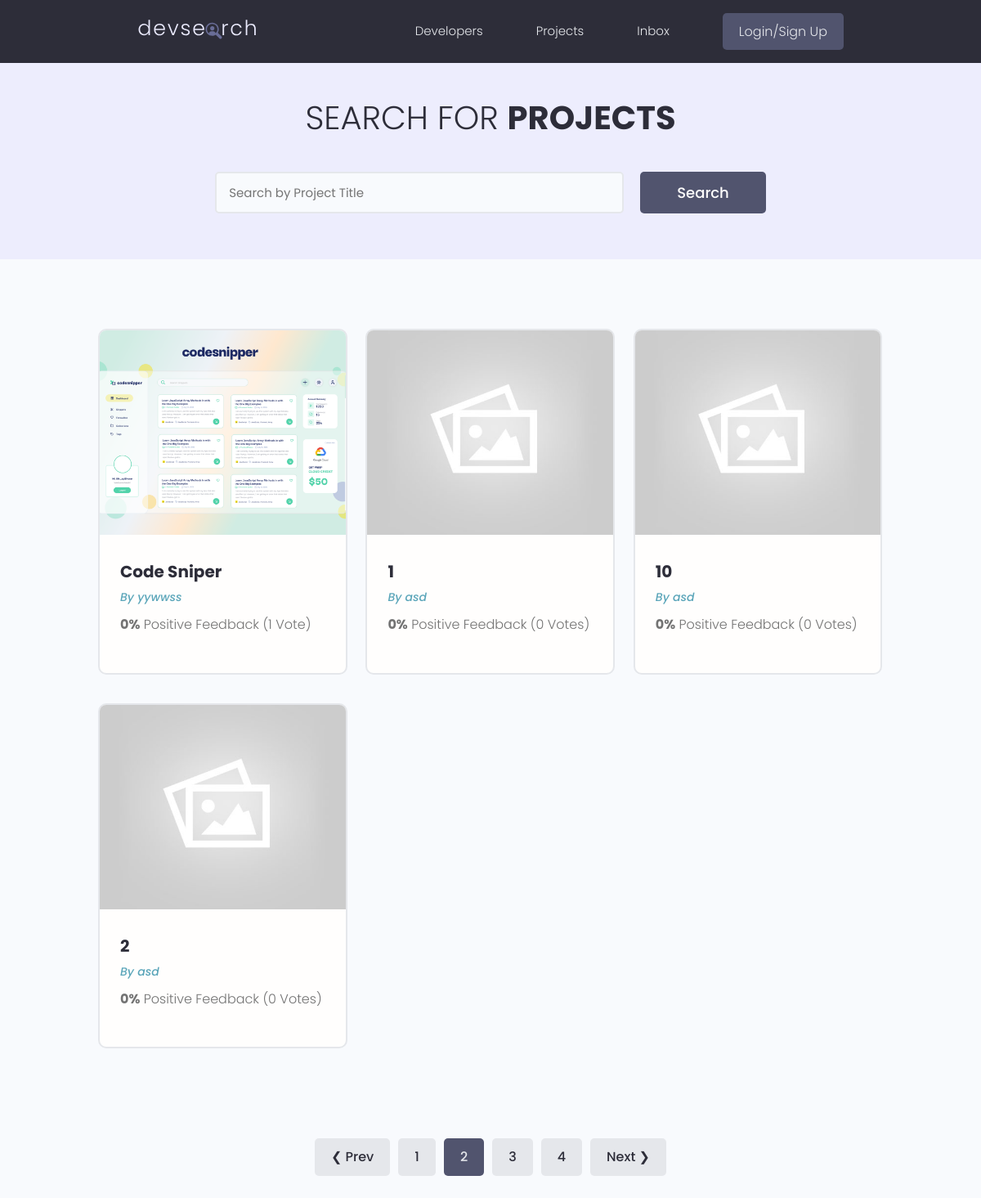
Screenshot of /projects/?page=2 with the database file from the repository.
### projects/models.py (models this page shows, shortened)
class Project(models.Model):
    owner = models.ForeignKey(Profile, null=True, blank=True, on_delete=models.CASCADE)
    title = models.CharField(max_length=200)
    description = models.TextField(null=True, blank=True)
    featured_image = models.ImageField(null=True, blank=True, default='default.jpg')
    demo_link = models.CharField(max_length=2000, null=True, blank=True)
    source_link = models.CharField(max_length=2000, null=True, blank=True)
    tags = models.ManyToManyField('Tag', blank=True)
    vote_total = models.IntegerField(default=0, null=True, blank=True)
    vote_ratio = models.IntegerField(default=0, null=True, blank=True)
    create = models.DateTimeField(auto_now_add=True)
    id = models.UUIDField(default=uuid.uuid4, unique=True, primary_key=True, editable=False)
    class Meta:
        ordering = ['-vote_ratio', '-vote_total', 'title']

### users/models.py (models this page shows, shortened)
class Profile(models.Model):
    user = models.OneToOneField(User, on_delete=models.CASCADE, null=True, blank=True)
    name = models.CharField(max_length=200, null=True, blank=True)
    email = models.EmailField(max_length=500, null=True, blank=True)
    username = models.CharField(max_length=200, null=True, blank=True)
    location = models.CharField(max_length=200, null=True, blank=True)
    short_intro = models.CharField(max_length=200, null=True, blank=True)
    bio = models.TextField(null=True, blank=True)
    profile_image = models.ImageField(
        null=True, blank=True, upload_to='profiles/', default='profiles/user-default.png')
    social_github = models.CharField(max_length=200, null=True, blank=True)
    social_twitter = models.CharField(max_length=200, null=True, blank=True)
    social_linkein = models.CharField(max_length=200, null=True, blank=True)
    social_youtube = models.CharField(max_length=200, null=True, blank=True)
    social_website = models.CharField(max_length=200, null=True, blank=True)
    created = models.DateTimeField(auto_now_add=True)
    id = models.UUIDField(default=uuid4, unique=True, primary_key=True, editable=False)

### projects/views.py (the view)
# urls.py: path('projects/', include('projects.urls')),
def projects(request):
    search_query, projects = search_project(request)
    custom_range, projects = paginate_projects(request, projects, 4)
    context = {
        'projects' : projects,
        'search_query' : search_query,
        'custom_range' : custom_range,
    }
    return render(request, 'projects/projects.html', context)

### projects/utils.py (called while the page is built)
def paginate_projects(request, projects, results):
    page = request.GET.get('page')
    paginator = Paginator(projects, results)
    try:
        projects = paginator.page(page)
    except PageNotAnInteger:
        page = 1 # 처음으로
        projects = paginator.page(page)
    except EmptyPage:
        page = paginator.num_pages # 마지막으로
        projects = paginator.page(page)
    left_idx = (int(page) - 4)
    if left_idx < 1:
        left_idx = 1
    right_idx = (int(page) + 5)
    if right_idx > paginator.num_pages + 1:
        right_idx = paginator.num_pages + 1
    custom_range = range(left_idx, right_idx)
    return custom_range, projects

def search_project(request):
    search_query = ''
    if request.GET.get('search_query'):
        search_query = request.GET.get('search_query')
    tags = Tag.objects.filter(name__icontains=search_query)
    projects = Project.objects.distinct().filter(
        Q(title__icontains=search_query) |
        Q(description__icontains=search_query) |
        Q(owner__name__icontains=search_query) |
        Q(tags__in=tags)
    )
    return search_query, projects

### projects/templates/projects/projects.html (shortened to what this page needs)
{% extends 'main.html' %}
{% block content %}
<main class="projects">
    <section class="hero-section text-center">
        <div class="container container--narrow">
            <div class="hero-section__box">
                <h2>Search for <span>Projects</span></h2>
            </div>
            <div class="hero-section__search">
                <form id="searchForm" class="form" action="{% url 'projects' %}" method="get">
                    <div class="form__field">
                        <input class="input input--text" id="formInput#search" type="text" name="search_query"
                        placeholder="Search by Project Title" value={{search_query}} >
                    </div>
                    <input class="btn btn--sub btn--lg" type="submit" value="Search" />
                </form>
            </div>
        </div>
    </section>
    <section class="projectsList">
        <div class="container">
            <div class="grid grid--three">
                {% for project in projects %}
                <div class="column">
                    <div class="card project">
                        <a href="{% url 'project' pk=project.id %}" class="project">
                            <img class="project__thumbnail" src="{{ project.featured_image.url }}" alt="project thumbnail" />
                            <div class="card__body">
                                <h3 class="project__title">{{project.title}}</h3>
                                <p><a class="project__author" href="{% url 'user-profile' pk=project.owner.id %}">By {{project.owner.name}}</a></p>
                                <p class="project--rating">
                                    <span style="font-weight: bold;">{{project.vote_ratio}}%</span> Positive
                                    Feedback ({{project.vote_total}} Vote{{project.vote_total|pluralize:"s"}})
                                </p>
                            </div>
                        </a>
                    </div>
                </div>
                {% endfor %}
            </div>
        </div>
    </section>
    {% include 'pagination.html' with queryset=projects custom_range=custom_range %}
</main>
{% endblock content %}

### static/styles/app.css (style rules this page uses)
:root { --color-sub: #2d2d39; }
.btn--sub { background-color: var(--color-sub-light); }
.card { border: 2px solid var(--color-light); }
img { width: 100%; }
.hero-section { height: 40vh; display: flex; align-items: center; background-color: var(--color-sub); }
.hero-section__box { margin-bottom: 4rem; }
.hero-section__box > h2, .hero-section__box > h2 > span { font-size: 4rem; color: var(--color-light); line-height: 1.3; text-transform: uppercase; }
.hero-section__box > h2 { font-weight: 300; }
.hero-section__box > h2 > span { font-weight: 700; }
.hero-section__search > .form { display: flex; align-items: center; justify-content: center; gap: 2rem; }
.hero-section__search > .form input.input--text { width: 50rem; }
.project__author { font-size: 1.4rem; font-style: italic; }
.project--rating { margin-bottom: 1.6em; margin-top: .5em; }
.projects > .hero-section { background: var(--color-sub-lighter); height: 30vh; }
.projects .hero-section__box { margin-bottom: 2.5rem; }
.projects .hero-section__box > h2 { color: var(--color-sub); }
.projects .hero-section__box > h2 > span { font-weight: 700; color: var(--color-sub); }
.projectsList { margin-top: 8rem; }
.project__thumbnail { height: 25rem; object-fit: cover; object-position: top center; }
.project__title { font-size: 2rem; font-weight: 700; color: var(--color-sub); }

### static/uikit/styles/modules/_variables.css (style rules this page uses)
:root { --color-main: #5aa5b9; --color-main-light: #e6faff; --color-sub: #3f4156; --color-sub-light: #51546e; --color-sub-lighter: #ededfd; --color-text: #737373; --color-gray: #8b8b8b; --color-light: #e5e7eb; --color-light-gray: #767676; --color-bg: #f8fafd; --color-white: #fffefd; --color-white-light: #f3f3f3; --color-success: #359e64; --color-success-bg: #def8e8; --color-error: #fc4b0b; --color-error-bg: #fff2ee; --font-base: 'Poppins', arial, helvetica, 'Segoe UI', roboto, ubuntu, sans-serif; --font-monospace: 'Fira Code', 'Courier New', courier, monospace; --font-regular: 300; --font-medium: 500; --font-bold: 700; --generic-shadow: 1px 1px 5px #00000010; --generic-transition: all 0.3s ease-in-out; }

### static/uikit/styles/modules/_base.css (style rules this page uses)
* { margin: 0; padding: 0; box-sizing: border-box; text-rendering: optimizeLegibility; color: inherit; font-size: inherit; }
html { font-size: 50%; }
@media only screen and (min-width: 480px) { html { font-size: 56.25%; } }
@media only screen and (min-width: 1200px) { html { font-size: 62.5%; } }
body { line-height: 1.6; font-weight: 400; font-size: 1.5rem; color: var(--color-text); background-color: var(--color-bg); min-height: 100vh; }

### static/uikit/styles/modules/_typography.css (style rules this page uses)
* { font-family: var(--font-base); }
h2 { font-size: 3.6rem; font-weight: var(--font-bold); }
h3 { font-size: 3.2rem; font-weight: var(--font-medium); }
p, span, strong { font-size: 1.6rem; color: var(--color-text); font-weight: var(--font-regular); }
a { padding-bottom: 2px; text-decoration: none; display: inline-block; color: var(--color-main); font-weight: var(--font-medium); }

### static/uikit/styles/modules/_utilities.css (style rules this page uses)
.container { width: 92%; max-width: 165rem; margin: 0 auto; box-sizing: border-box; }
.container--narrow { width: 92%; max-width: 120rem; }
@media screen and (min-width: 1000px) { .container { width: 90%; } }
@media screen and (min-width: 1000px) { .container--narrow { width: 85%; } }
@media screen and (min-width: 1200px) { .container { width: 80%; } }
@media screen and (min-width: 1200px) { .container--narrow { width: 72%; } }
.text-center { text-align: center; }

### static/uikit/styles/modules/_button.css (style rules this page uses)
.btn { display: inline-block; position: relative; cursor: pointer; background-color: var(--color-light); font-weight: var(--font-medium); color: var(--color-sub); text-decoration: none; padding: 1rem 2rem; border-radius: 0.5rem; border: none; width: -webkit-fit-content; width: -moz-fit-content; width: fit-content; height: -webkit-fit-content; height: -moz-fit-content; height: fit-content; font-size: 1.6rem; outline-width: 0; outline-color: transparent; -webkit-backface-visibility: hidden; backface-visibility: hidden; transition: all 0.3s ease-in-out; }
.btn--sub { background-color: var(--color-sub); color: var(--color-white); }
.btn--lg { font-size: 1.8rem; padding: 1.2rem 4.5rem; }

### static/uikit/styles/modules/_card.css (style rules this page uses)
.card { border-radius: 1rem; background-color: var(--color-white); border: 1.5px solid var(--color-light); width: auto; height: auto; margin-top: 0.5rem; margin-bottom: 0.5rem; overflow: hidden; }
.card__body, .card__header { padding: 2rem 2.5rem; }

### rows the page displays
Project: featured_image (picture), title "Code Sniper", owner.name "yywwss", vote_ratio "0", vote_total "1"
Project: featured_image (placeholder picture), title "1", owner.name "asd", vote_ratio "0", vote_total "0"
Project: featured_image (placeholder picture), title "10", owner.name "asd", vote_ratio "0", vote_total "0"
Project: featured_image (placeholder picture), title "2", owner.name "asd", vote_ratio "0", vote_total "0"

### other values shown
{{ page }} "1" "3" "4"
{{ page }} "2"
